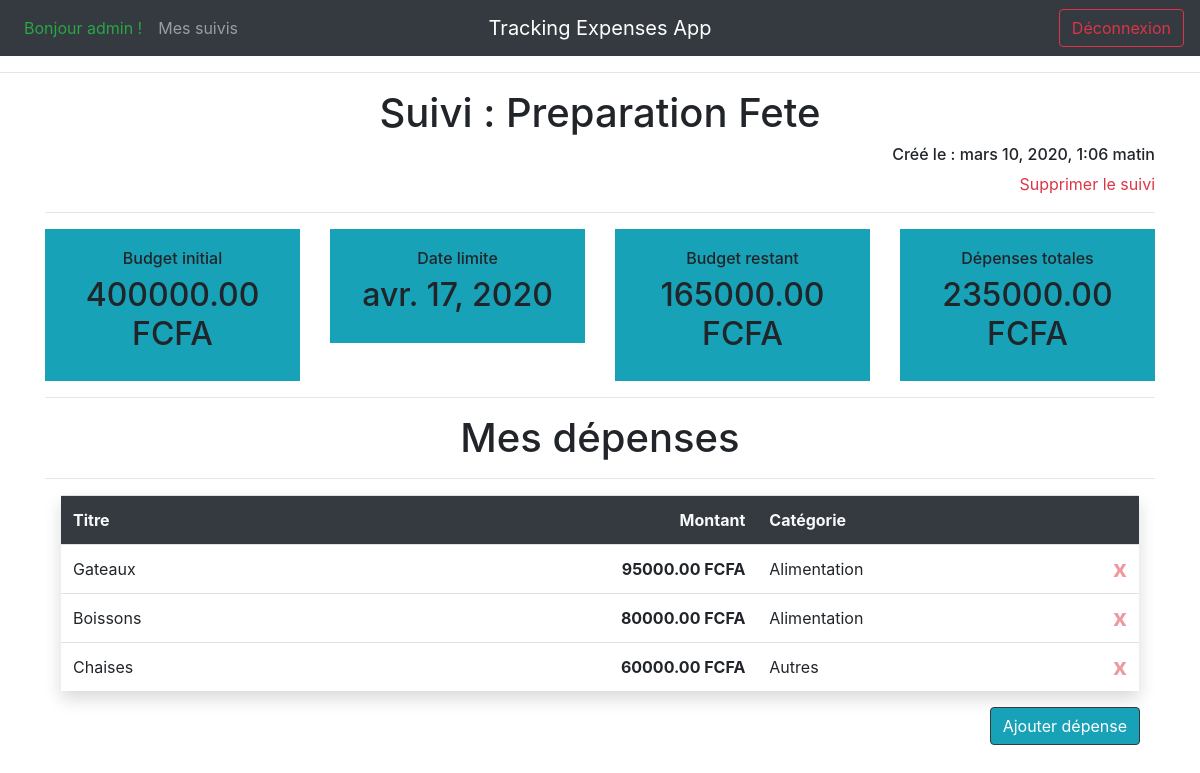
The app's page /preparation-fete (signed in) with its own data.
### suivi_depenses/models.py (models this page shows, shortened)
class Suivi(models.Model):
    user = models.ForeignKey(User,on_delete=models.CASCADE,related_name='suivis',null=True)
    slug = models.SlugField(max_length=100,unique=True,blank=True)
    date_creation = models.DateTimeField(auto_now_add=True)
    nom = models.CharField(max_length=100)
    budget = models.DecimalField(max_digits=10,decimal_places=2)
    date_limite = models.DateField()
    def b_restant(self):
        return self.budget - self.d_totales()
    def d_totales(self):
        depenses = Depense.objects.filter(suivi=self)
        total = 0
        for d in depenses:
            total+=d.montant
        return total

class Depense(models.Model):
    suivi = models.ForeignKey(Suivi,on_delete=models.CASCADE, related_name='depenses')
    titre = models.CharField(max_length=100)
    montant = models.DecimalField(max_digits=8,decimal_places=2)
    categorie = models.ForeignKey(Categorie,on_delete=models.CASCADE)
    class Meta:
        ordering = ("-montant",)

class Categorie(models.Model):
    nom = models.CharField(max_length=100)

### suivi_depenses/views.py (the view, shortened to what this page needs)
# urls.py: path('<slug:slug_suivi>',views.details_suivi,name='details_suivi'),
@login_required(login_url="/connexion/")
def details_suivi(request,slug_suivi):
    suivi = get_object_or_404(Suivi, slug=slug_suivi)
    categories = Categorie.objects.all()
    if request.method == 'GET':
        return render(request,'suivi_depenses/details_suivi.html',{'suivi':suivi,'depenses':suivi.depenses.all(),'categories':categories})
    return HttpResponseRedirect("/"+slug_suivi)

### suivi_depenses/templates/suivi_depenses/details_suivi.html (shortened to what this page needs)
{% extends 'suivi_depenses/base.html' %}
{% block content %}
<div class="container">
    <h1 class="text-center">Suivi : {{suivi.nom}}</h1>
    <div class="text-right">
        <h6>Créé le : {{ suivi.date_creation }}</h6>
        <a href="{% url 'del_suivi' suivi.slug%}" class="text-danger text-right">Supprimer le suivi</a>
    </div>
    <hr>
    <section class="section">
        <div class="row">
            <div class="col-3">
                <div class="card-body bg-info text-center">
                    <h6>Budget initial</h6>
                    <h2>{{ suivi.budget }} FCFA</h2>
                </div>
            </div>
            <div class="col-3">
                <div class="card-body bg-info text-center">
                    <h6>Date limite</h6>
                    <h2>{{ suivi.date_limite }}</h2>
                </div>
            </div>
            <div class="col-3">
                <div class="card-body bg-info text-center">
                    <h6>Budget restant</h6>
                    <h2>{{ suivi.b_restant }} FCFA</h2>
                </div>
            </div>
            <div class="col-3">
                <div class="card-body bg-info text-center">
                    <h6>Dépenses totales</h6>
                    <h2>{{ suivi.d_totales }} FCFA</h2>
                </div>
            </div>
        </div>
    </section>
    <hr>
    <h1 class="text-center">Mes dépenses</h1>
    <hr>
    <section class="section m-3">
        <table class="table table-hover shadow">
            <tr class="bg-dark text-light">
                <th>
                    Titre
                </th>
                <th class="text-right">
                    Montant
                </th>
                <th colspan="2">
                    Catégorie
                </th>
            </tr>
            {%for d in depenses%}
            <tr>
                <td>{{d.titre}}</td>
                <th class="text-right">{{d.montant}} FCFA</th>
                <td colspan="2">{{d.categorie.nom}} <a href="{% url 'del_depense' d.pk %}" class="close text-danger">x</a></td>
            </tr>
            {%endfor%}
        </table>
    </section>
    <div class="container text-right">
        <button class="btn btn-info btn-outline-dark" id="btnAdd"><a href="#titreInput" class="text-white">Ajouter dépense</a></button>
    </div>
</div>
{% endblock %}

### suivi_depenses/templates/suivi_depenses/base.html (shortened to what this page needs)
{% load static %}
<!DOCTYPE html>
<html lang="en">
<head>
  <link rel="stylesheet" href="{% static 'css/bootstrap.min.css' %}">
  <link rel="stylesheet" href="{% static 'css/style.css' %}">
</head>
<body>
  <nav class="navbar navbar-expand-md navbar-dark bg-dark">
    <div class="navbar-collapse collapse w-100 order-1 order-md-0 dual-collapse2">
        <ul class="navbar-nav mr-auto">
            <li class="nav-item active">
                <a class="nav-link text-success" href="#">Bonjour {{user}} !</a>
            </li>
            <li class="nav-item">
                <a class="nav-link" href="/">Mes suivis</a>
            </li>
        </ul>
    </div>
    <div class="mx-auto order-0">
        <a class="navbar-brand mx-auto" href="#">Tracking Expenses App</a>
    </div>
    <div class="navbar-collapse collapse w-100 order-3 dual-collapse2">
        <ul class="navbar-nav ml-auto">
            <li class="nav-item">
              <form action="{% url 'deconnexion' %}" method="post">
                <button type="submit" class="btn btn-dark btn-outline-danger">Déconnexion</button>
              </form>
            </li>
        </ul>
    </div>
</nav>
<hr>
  {% block content %}
  {% endblock %}
</body>
</html>

### records on screen
Suivi: nom "Preparation Fete", date_creation "mars 10, 2020, 1:06 matin", budget "400000.00", date_limite "avr. 17, 2020", b_restant "165000.00", d_totales "235000.00"
Depense: titre "Gateaux", montant "95000.00", categorie.nom "Alimentation"
Depense: titre "Boissons", montant "80000.00", categorie.nom "Alimentation"
Depense: titre "Chaises", montant "60000.00", categorie.nom "Autres"

### other values on screen
{{ user }} "admin"
